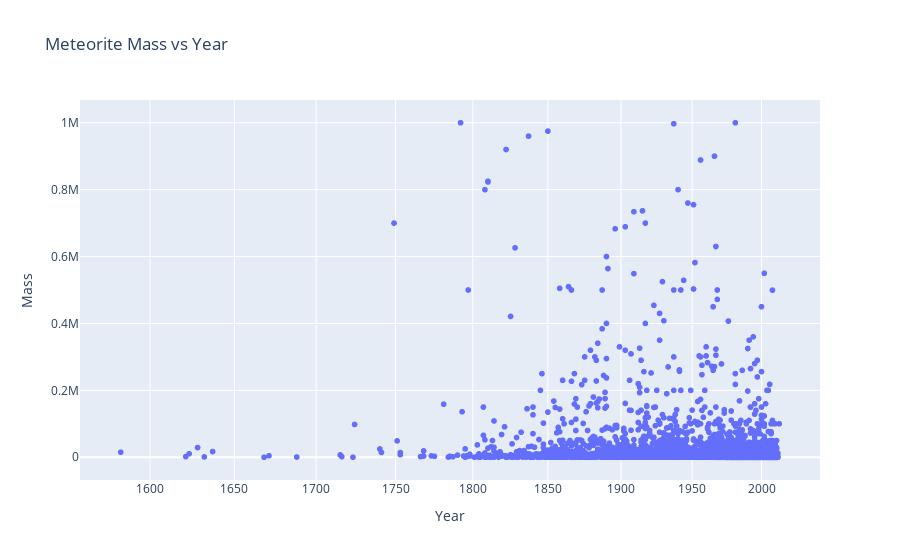

This figure's notebook cell:
### Code cell
figure = px.scatter(x=c_meteorites['Year'], y=c_meteorites['Mass'],title="Meteorite Mass vs Year",
    labels={
        "x": "Year",
        "y": "Mass",
    },
    log_x=True
)
figure.update_layout(showlegend=False)
figure.show()

### Figure 1 — Plotly figure (JSON) as saved in the notebook; plotly's stock layout.template omitted (floating-point values rounded to 4 significant figures; data arrays with more than 128 entries replaced by an {"elided": "..."} marker saying what was removed)
{"data": [{"hovertemplate": "Year=%{x}<br>Mass=%{y}<extra></extra>", "legendgroup": "", "marker": {"color": "#636efa", "symbol": "circle"}, "mode": "markers", "name": "", "showlegend": false, "type": "scattergl", "x": {"elided": "31853 int values"}, "xaxis": "x", "y": {"elided": "31853 float values"}, "yaxis": "y"}], "layout": {"legend": {"tracegroupgap": 0}, "showlegend": false, "title": {"text": "Meteorite Mass vs Year"}, "xaxis": {"anchor": "y", "domain": [0, 1], "title": {"text": "Year"}, "type": "log"}, "yaxis": {"anchor": "x", "domain": [0, 1], "title": {"text": "Mass"}}}}
